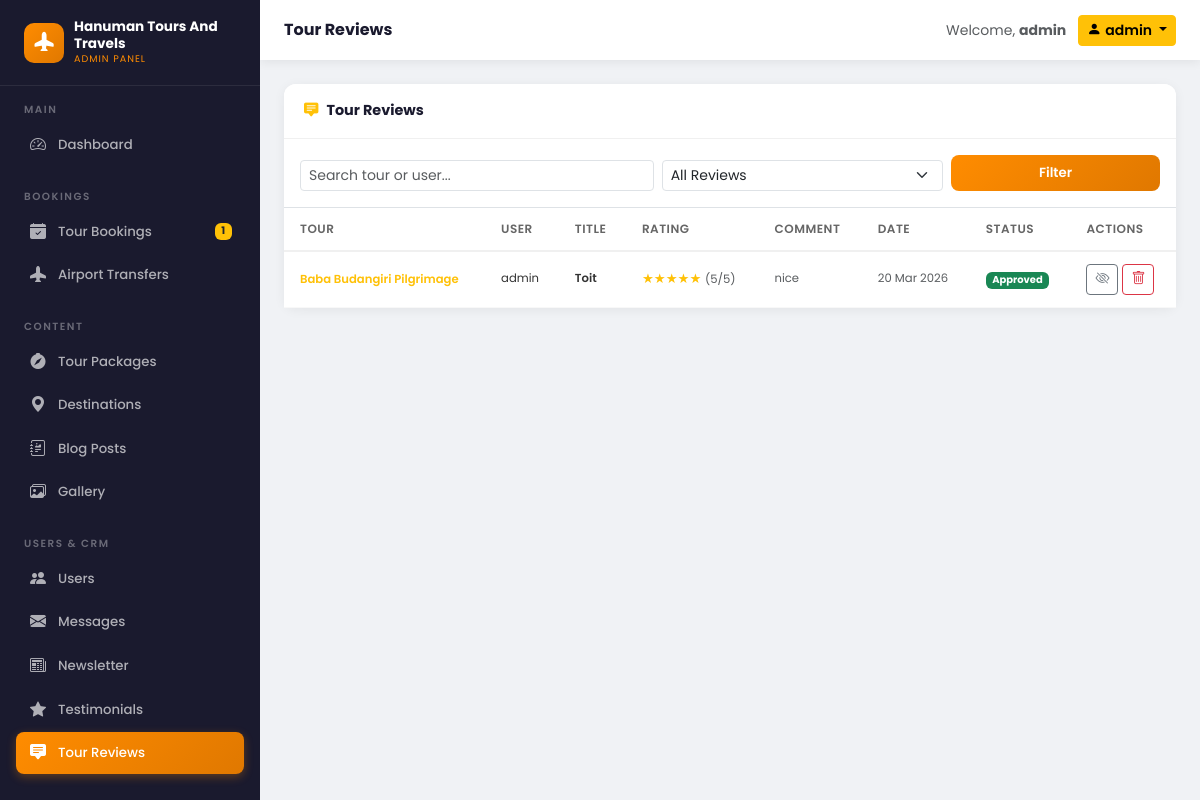
Screenshot of /panel/reviews/ (signed in) with the database file from the repository.
### tours/models.py (models this page shows, shortened)
class Review(models.Model):
    tour = models.ForeignKey(TourPackage, on_delete=models.CASCADE, related_name='reviews')
    user = models.ForeignKey(User, on_delete=models.CASCADE)
    rating = models.PositiveSmallIntegerField(choices=[(i, i) for i in range(1, 6)])
    title = models.CharField(max_length=200)
    comment = models.TextField()
    is_approved = models.BooleanField(default=False)
    created_at = models.DateTimeField(auto_now_add=True)
    class Meta:
        ordering = ['-created_at']
        unique_together = ['tour', 'user']

class TourPackage(models.Model):
    DIFFICULTY_CHOICES = [
        ('easy', 'Easy'),
        ('moderate', 'Moderate'),
        ('challenging', 'Challenging'),
    ]
    TYPE_CHOICES = [
        ('adventure', 'Adventure'),
        ('cultural', 'Cultural'),
        ('religious', 'Religious'),
        ('beach', 'Beach'),
        ('hill', 'Hill Station'),
        ('wildlife', 'Wildlife'),
        ('honeymoon', 'Honeymoon'),
        ('family', 'Family'),
    ]
    title = models.CharField(max_length=300)
    slug = models.SlugField(unique=True)
    destination = models.ForeignKey(Destination, on_delete=models.CASCADE, related_name='packages')
    tour_type = models.CharField(max_length=50, choices=TYPE_CHOICES, default='cultural')
    difficulty = models.CharField(max_length=20, choices=DIFFICULTY_CHOICES, default='easy')
    description = models.TextField()
    highlights = models.TextField(help_text='One highlight per line')
    duration_days = models.PositiveIntegerField()
    duration_nights = models.PositiveIntegerField()
    price_per_person = models.DecimalField(max_digits=10, decimal_places=2)
    discounted_price = models.DecimalField(max_digits=10, decimal_places=2, null=True, blank=True)
    max_group_size = models.PositiveIntegerField(default=20)
    min_age = models.PositiveIntegerField(default=5)
    thumbnail = models.ImageField(upload_to='tours/thumbnails/', blank=True)
    thumbnail_url = models.URLField(blank=True, help_text='Auto-filled image URL (used when no file is uploaded)')
    is_featured = models.BooleanField(default=False)
    is_active = models.BooleanField(default=True)
    created_at = models.DateTimeField(auto_now_add=True)
    class Meta:
        ordering = ['-created_at']

### core/custom_admin_views.py (the view)
# urls.py: path('reviews/', v.reviews_list, name='custom_admin_reviews'),
@login_required
@staff_required
def reviews_list(request):
    status = request.GET.get('status', '')
    q = request.GET.get('q', '')
    qs = Review.objects.select_related('user', 'tour').order_by('-created_at')
    if status == 'approved':
        qs = qs.filter(is_approved=True)
    elif status == 'pending':
        qs = qs.filter(is_approved=False)
    if q:
        qs = qs.filter(Q(tour__title__icontains=q) | Q(user__username__icontains=q) | Q(title__icontains=q))
    page = Paginator(qs, 20).get_page(request.GET.get('page'))
    ctx = _sidebar_context()
    ctx.update({
        'reviews': page,
        'status_filter': status,
        'q': q,
        'pending_count': Review.objects.filter(is_approved=False).count(),
    })
    return render(request, 'custom_admin/reviews.html', ctx)

### core/context_processors.py (called while the page is built)
def site_context(request):
    return {
        'SITE_NAME': settings.SITE_NAME,
        'SITE_TAGLINE': settings.SITE_TAGLINE,
        'SITE_PHONE': settings.SITE_PHONE,
        'SITE_EMAIL': settings.SITE_EMAIL,
        'SITE_ADDRESS': settings.SITE_ADDRESS,
        'WHATSAPP_NUMBER': settings.WHATSAPP_NUMBER,
    }

### core/custom_admin_views.py (called while the page is built)
def is_staff(user):
    return user.is_authenticated and (user.is_staff or user.is_superuser)

def _sidebar_context():
    return {
        'pending_tour_bookings': Booking.objects.filter(status='pending').count(),
        'unread_messages': ContactMessage.objects.filter(is_read=False).count(),
        'pending_airport_transfers': AirportTransfer.objects.filter(status='pending').count(),
    }

### templates/custom_admin/reviews.html (shortened to what this page needs)
{% extends 'custom_admin/base.html' %}
{% block page_title %}Tour Reviews{% endblock %}
{% block content %}
<div class="ca-card mb-4">
    <div class="ca-card-header">
        <span><i class="bi bi-chat-square-text-fill text-warning me-2"></i>Tour Reviews
        </span>
    </div>
    <div class="p-3 border-bottom">
        <form method="get" class="row g-2 align-items-end">
            <div class="col-md-5">
                <input type="text" name="q" value="{{ q }}" class="form-control form-control-sm" placeholder="Search tour or user...">
            </div>
            <div class="col-md-4">
                <select name="status" class="form-select form-select-sm">
                    <option value="">All Reviews</option>
                </select>
            </div>
            <div class="col-md-3">
                <button class="btn btn-ca-primary btn-sm w-100">Filter</button>
            </div>
        </form>
    </div>
    <div class="table-responsive">
        <table class="table ca-table mb-0">
            <thead>
                <tr>
                    <th>Tour</th>
                    <th>User</th>
                    <th>Title</th>
                    <th>Rating</th>
                    <th>Comment</th>
                    <th>Date</th>
                    <th>Status</th>
                    <th>Actions</th>
                </tr>
            </thead>
            <tbody>
                {% for review in reviews %}
                <tr>
                    <td>
                        <a href="{% url 'tour_detail' review.tour.slug %}" target="_blank" class="text-warning text-decoration-none fw-semibold small">
                            {{ review.tour.title|truncatewords:4 }}
                        </a>
                    </td>
                    <td class="small">{{ review.user.get_full_name|default:review.user.username }}</td>
                    <td class="small fw-semibold">{{ review.title|truncatewords:5 }}</td>
                    <td>
                        <span class="text-warning">
                            {% for i in "12345" %}{% if forloop.counter <= review.rating %}★{% else %}☆{% endif %}{% endfor %}
                        </span>
                        <small class="text-muted">({{ review.rating }}/5)</small>
                    </td>
                    <td class="small text-muted" style="max-width:200px;">{{ review.comment|truncatewords:10 }}</td>
                    <td class="small text-muted">{{ review.created_at|date:"d M Y" }}</td>
                    <td>
                        {% if review.is_approved %}
                        <span class="badge bg-success">Approved</span>
                        {% else %}
                        <span class="badge bg-warning text-dark">Pending</span>
                        {% endif %}
                    </td>
                    <td>
                        <div class="d-flex gap-1">
                            <form method="post" action="{% url 'custom_admin_review_approve' review.pk %}">
                                <button class="btn btn-sm {% if review.is_approved %}btn-outline-secondary{% else %}btn-success{% endif %}" title="{% if review.is_approved %}Hide{% else %}Approve{% endif %}">
                                    <i class="bi bi-{% if review.is_approved %}eye-slash{% else %}check-lg{% endif %}"></i>
                                </button>
                            </form>
                            <form method="post" action="{% url 'custom_admin_review_delete' review.pk %}" onsubmit="return confirm('Delete this review?')">
                                <button class="btn btn-sm btn-outline-danger" title="Delete">
                                    <i class="bi bi-trash"></i>
                                </button>
                            </form>
                        </div>
                    </td>
                </tr>
                {% endfor %}
            </tbody>
        </table>
    </div>
</div>
{% endblock %}

### templates/custom_admin/base.html (shortened to what this page needs)
{% load static %}
<!DOCTYPE html>
<html lang="en">
<head>
    <link href="https://cdn.jsdelivr.net/npm/bootstrap@5.3.2/dist/css/bootstrap.min.css" rel="stylesheet">
    <link href="https://cdn.jsdelivr.net/npm/bootstrap-icons@1.11.3/font/bootstrap-icons.css" rel="stylesheet">
</head>
<body>
<aside class="ca-sidebar" id="caSidebar">
    <div class="ca-sidebar-brand">
        <div class="ca-brand-icon"><i class="bi bi-airplane-fill"></i></div>
        <div>
            <div class="ca-brand-text">Hanuman Tours And Travels</div>
            <div class="ca-brand-sub">Admin Panel</div>
        </div>
    </div>
    <div class="ca-nav-section">
        <div class="ca-nav-label">Main</div>
        <a href="{% url 'custom_admin_dashboard' %}" class="ca-nav-link {% if request.resolver_match.url_name == 'custom_admin_dashboard' %}active{% endif %}">
            <i class="bi bi-speedometer2"></i> Dashboard
        </a>
    </div>
    <div class="ca-nav-section">
        <div class="ca-nav-label">Bookings</div>
        <a href="{% url 'custom_admin_tour_bookings' %}" class="ca-nav-link {% if 'tour_bookings' in request.resolver_match.url_name %}active{% endif %}">
            <i class="bi bi-calendar-check-fill"></i> Tour Bookings
            {% if pending_tour_bookings %}<span class="badge bg-warning text-dark">{{ pending_tour_bookings }}</span>{% endif %}
        </a>
        <a href="{% url 'admin_airport_transfers' %}" class="ca-nav-link {% if request.resolver_match.url_name == 'admin_airport_transfers' %}active{% endif %}">
            <i class="bi bi-airplane-fill"></i> Airport Transfers
        </a>
    </div>
    <div class="ca-nav-section">
        <div class="ca-nav-label">Content</div>
        <a href="{% url 'custom_admin_tours' %}" class="ca-nav-link {% if request.resolver_match.url_name == 'custom_admin_tours' %}active{% endif %}">
            <i class="bi bi-compass-fill"></i> Tour Packages
        </a>
        <a href="{% url 'custom_admin_destinations' %}" class="ca-nav-link {% if 'destinations' in request.resolver_match.url_name %}active{% endif %}">
            <i class="bi bi-geo-alt-fill"></i> Destinations
        </a>
        <a href="{% url 'custom_admin_blog' %}" class="ca-nav-link {% if 'blog' in request.resolver_match.url_name %}active{% endif %}">
            <i class="bi bi-journal-richtext"></i> Blog Posts
        </a>
        <a href="{% url 'custom_admin_gallery' %}" class="ca-nav-link {% if 'gallery' in request.resolver_match.url_name %}active{% endif %}">
            <i class="bi bi-images"></i> Gallery
        </a>
    </div>
    <div class="ca-nav-section">
        <div class="ca-nav-label">Users & CRM</div>
        <a href="{% url 'custom_admin_users' %}" class="ca-nav-link {% if request.resolver_match.url_name == 'custom_admin_users' %}active{% endif %}">
            <i class="bi bi-people-fill"></i> Users
        </a>
        <a href="{% url 'custom_admin_messages' %}" class="ca-nav-link {% if 'messages' in request.resolver_match.url_name %}active{% endif %}">
            <i class="bi bi-envelope-fill"></i> Messages
        </a>
        <a href="{% url 'custom_admin_newsletter' %}" class="ca-nav-link {% if 'newsletter' in request.resolver_match.url_name %}active{% endif %}">
            <i class="bi bi-newspaper"></i> Newsletter
        </a>
        <a href="{% url 'custom_admin_testimonials' %}" class="ca-nav-link {% if 'testimonials' in request.resolver_match.url_name %}active{% endif %}">
            <i class="bi bi-star-fill"></i> Testimonials
        </a>
        <a href="{% url 'custom_admin_reviews' %}" class="ca-nav-link {% if 'reviews' in request.resolver_match.url_name %}active{% endif %}">
            <i class="bi bi-chat-square-text-fill"></i> Tour Reviews
        </a>
    </div>
    <div class="ca-nav-section" style="padding-bottom:1.5rem;">
    </div>
</aside>
<header class="ca-topbar">
    <div class="ca-topbar-left">
        <h1 class="ca-page-title">{% block page_title %}Dashboard{% endblock %}</h1>
    </div>
    <div class="ca-topbar-right">
        <span class="text-muted small d-none d-md-block">Welcome, <strong>{{ request.user.get_full_name|default:request.user.username }}</strong></span>
        <div class="dropdown">
            <button class="btn btn-sm btn-warning dropdown-toggle fw-semibold" data-bs-toggle="dropdown">
                <i class="bi bi-person-fill me-1"></i>{{ request.user.username }}
            </button>
        </div>
    </div>
</header>
<main class="ca-main">
    {% block content %}{% endblock %}
</main>
</body>
</html>

### templates/custom_admin/base.html (style rules this page uses)
:root { --primary: #ff8c00; --primary-dark: #e07800; --dark: #1a1a2e; --dark2: #16213e; --sidebar-w: 260px; }
* { box-sizing: border-box; }
body { font-family: 'Poppins', sans-serif; background: #f0f2f5; margin: 0; }
.ca-sidebar { position: fixed; top: 0; left: 0; width: var(--sidebar-w); height: 100vh; background: var(--dark); overflow-y: auto; z-index: 1000; transition: transform 0.3s; }
.ca-sidebar-brand { padding: 1.2rem 1.5rem; border-bottom: 1px solid rgba(255,255,255,0.08); display: flex; align-items: center; gap: 10px; }
.ca-brand-icon { width: 40px; height: 40px; background: linear-gradient(135deg, var(--primary), var(--primary-dark)); border-radius: 10px; display: flex; align-items: center; justify-content: center; color: #fff; font-size: 1.2rem; flex-shrink: 0; }
.ca-brand-text { color: #fff; font-size: 0.85rem; font-weight: 700; line-height: 1.2; }
.ca-brand-sub { color: var(--primary); font-size: 0.6rem; text-transform: uppercase; letter-spacing: 1px; }
.ca-nav-section { padding: 1rem 1rem 0.3rem; }
.ca-nav-label { color: rgba(255,255,255,0.35); font-size: 0.65rem; text-transform: uppercase; letter-spacing: 1.5px; font-weight: 600; padding: 0 0.5rem; margin-bottom: 0.4rem; }
.ca-nav-link { display: flex; align-items: center; gap: 10px; padding: 0.55rem 0.75rem; border-radius: 8px; color: rgba(255,255,255,0.65); text-decoration: none; font-size: 0.83rem; font-weight: 500; transition: all 0.2s; margin-bottom: 2px; }
.ca-nav-link i { font-size: 1rem; width: 20px; text-align: center; }
.ca-nav-link.active { background: linear-gradient(135deg, var(--primary), var(--primary-dark)); color: #fff; box-shadow: 0 3px 10px rgba(255,140,0,0.3); }
.ca-nav-link .badge { margin-left: auto; font-size: 0.65rem; }
.ca-topbar { position: fixed; top: 0; left: var(--sidebar-w); right: 0; height: 60px; background: #fff; box-shadow: 0 2px 10px rgba(0,0,0,0.07); display: flex; align-items: center; justify-content: space-between; padding: 0 1.5rem; z-index: 999; }
.ca-topbar-left { display: flex; align-items: center; gap: 12px; }
.ca-topbar-right { display: flex; align-items: center; gap: 12px; }
.ca-page-title { font-size: 1rem; font-weight: 700; color: var(--dark); margin: 0; }
.ca-main { margin-left: var(--sidebar-w); margin-top: 60px; padding: 1.5rem; min-height: calc(100vh - 60px); }
.ca-card { background: #fff; border-radius: 12px; box-shadow: 0 2px 12px rgba(0,0,0,0.06); border: none; }
.ca-card-header { padding: 1rem 1.25rem; border-bottom: 1px solid #f0f0f0; font-weight: 700; font-size: 0.9rem; color: var(--dark); display: flex; align-items: center; justify-content: space-between; background: #fff; border-radius: 12px 12px 0 0; }
.ca-table { font-size: 0.83rem; }
.ca-table th { font-weight: 600; color: #666; font-size: 0.75rem; text-transform: uppercase; letter-spacing: 0.5px; border-bottom: 2px solid #f0f0f0; padding: 0.75rem 1rem; }
.ca-table td { padding: 0.75rem 1rem; vertical-align: middle; border-bottom: 1px solid #f8f8f8; color: #333; }
.btn-ca-primary { background: linear-gradient(135deg, var(--primary), var(--primary-dark)); color: #fff; border: none; border-radius: 8px; font-size: 0.83rem; font-weight: 600; padding: 0.5rem 1.2rem; }

### rows the page displays
Review: tour "Baba Budangiri Pilgrimage", user.get_full_name "admin", title "Toit", rating "5", comment "nice", created_at "20 Mar 2026", is_approved "Approved"

### other values shown
{{ pending_tour_bookings }} "1"
{{ request.user.get_full_name|default:request.user.username }} "admin"
{{ request.user.username }} "admin"
